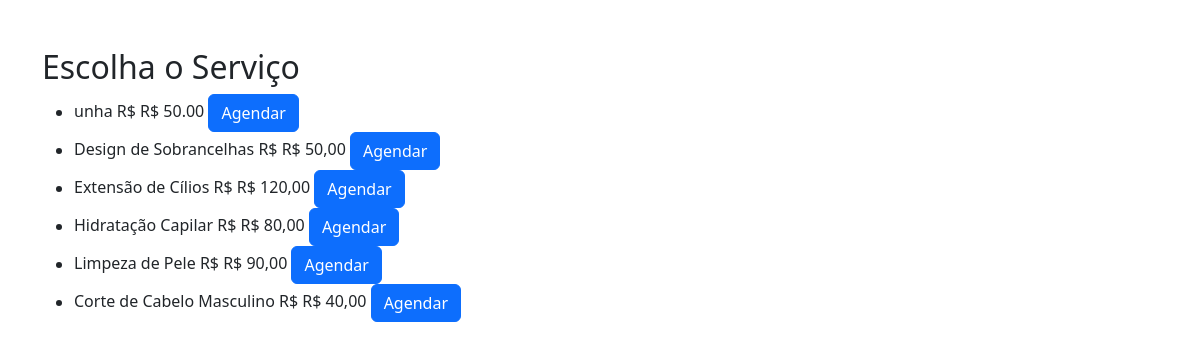
Page /descricaoServico.php on the committed database.
### tables this page shows
CREATE TABLE `tb_cad_servicos` (
  `id_servico` int(11) NOT NULL,
  `servico` varchar(244) NOT NULL,
  `tempo` varchar(11) NOT NULL,
  `categoria` varchar(244) NOT NULL,
  `valor` varchar(11) NOT NULL,
  `previsao_retorno` varchar(244) NOT NULL,
  `descricao` varchar(244) NOT NULL,
  `foto_servico1` varchar(244) NOT NULL,
  `foto_servico2` varchar(244) NOT NULL,
  `foto_servico3` varchar(244) NOT NULL
);

### descricaoServico.php (the view, shortened to what this page needs)
<?php
$dsn = 'mysql:dbname=db_plataformaagendamento;host=127.0.0.1';
$user = 'root';
$password = '';
$banco = new PDO($dsn, $user, $password);
$select = "SELECT s.*, p.*
           FROM tb_cad_servicos s
           LEFT JOIN tb_cad_profissional p
           ON s.id_servico = p.id_profissional";
$resultado = $banco->query($select)->fetchAll();
?>
<!DOCTYPE html>
<html lang="pt-br">
<head>
    <link href="https://cdn.jsdelivr.net/npm/bootstrap@5.3.3/dist/css/bootstrap.min.css" rel="stylesheet">
</head>
<body>
    <div class="container mt-5">
        <h2>Escolha o Serviço</h2>
        <div class="row">
            <div class="col-md-6">
                <ul>
                    <?php foreach ($resultado as $linha) { ?>
                        <li>
                            <?= $linha['servico'] ?> <span>R$ <?= $linha['valor'] ?></span>
                            <a href="#" class="btn btn-primary" data-bs-toggle="modal" data-bs-target="#agendamentoModal"
                               data-servico="<?= $linha['servico'] ?>"
                               data-profissional="<?= $linha['nome_profissional'] ?>"
                               data-valor="<?= $linha['valor'] ?>"
                               data-categoria="<?= $linha['categoria'] ?>">
                               Agendar
                            </a>
                        </li>
                    <?php } ?>
                </ul>
            </div>
        </div>
    </div>
</body>
</html>

### rows in the picture
tb_cad_servicos: servico "unha", valor "R$ 50.00"
tb_cad_servicos: servico "Design de Sobrancelhas", valor "R$ 50,00"
tb_cad_servicos: servico "Extensão de Cílios", valor "R$ 120,00"
tb_cad_servicos: servico "Hidratação Capilar", valor "R$ 80,00"
tb_cad_servicos: servico "Limpeza de Pele", valor "R$ 90,00"
tb_cad_servicos: servico "Corte de Cabelo Masculino", valor "R$ 40,00"
